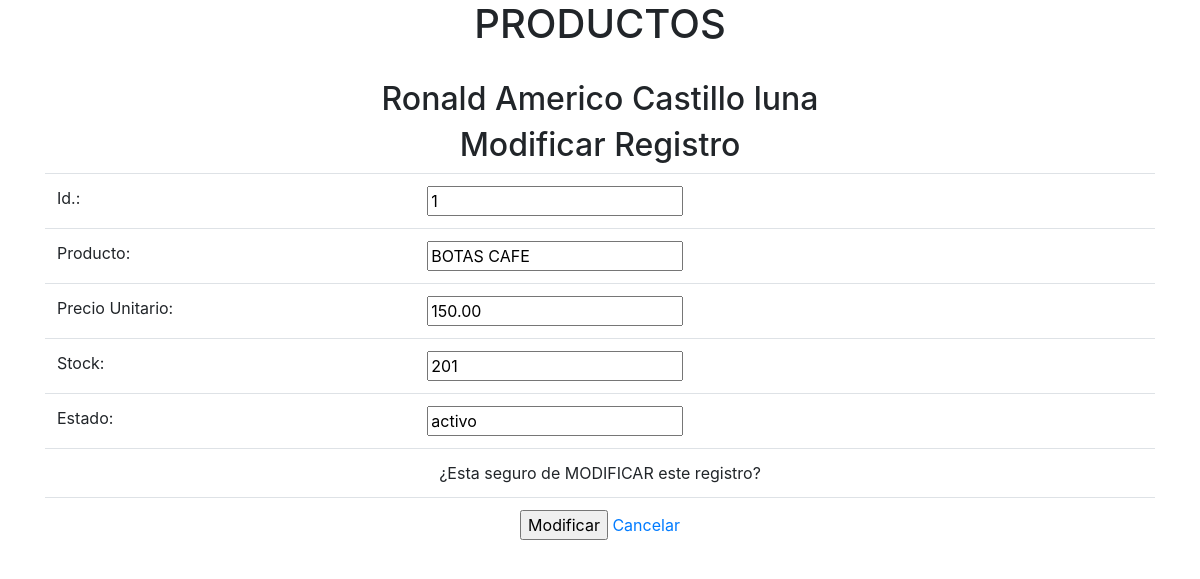
The page /editar.php?id_producto=1 on the database its author committed.
### tables this page shows
CREATE TABLE `producto` (
  `IdProducto` int(10) NOT NULL,
  `Producto` varchar(128) DEFAULT NULL,
  `PrecioUnitario` decimal(16,2) DEFAULT NULL,
  `StockMinimo` int(10) DEFAULT NULL,
  `IdEstadoProducto` enum('activo','inactivo') DEFAULT NULL
);

### editar.php (the view, shortened to what this page needs)
<?php
include("head.php");
    $con = Conectar();
  if(isset($_GET['id_producto'])) {
    $id = $_GET['id_producto'];
    $sq2 = "SELECT IdProducto, Producto, PrecioUnitario, StockMinimo, IdEstadoProducto FROM producto WHERE IdProducto = '$id' ";
  } else {
    $sql = "SELECT IdProducto,Producto,PrecioUnitario, StockMinimo, IdEstadoProducto FROM producto";
  }
  if ($resultado = mysqli_query($con, $sq2))
  {
    echo "<div align=\"center\"><h2>Modificar Registro</h2>";
    echo '<form method="POST" action="registraeditar.php" class="form">';
    echo '<TABLE class="table">';
    while ($registro = mysqli_fetch_array($resultado, MYSQLI_ASSOC))
    {
      echo "<TR>";
        echo "<TD>";
          echo "Id.: ";
        echo "</TD>";
        echo "<TD>";
          echo '<input type="name" name="id" value="' . $registro["IdProducto"] . '" readonly="true"/>';
        echo "</TD>";
      echo "</TR>";
      echo "<TR>";
        echo "<TD>";
          echo "Producto: ";
        echo "</TD>";
        echo "<TD>";
          echo '<input type="name" name="producto" value="' . $registro["Producto"] . '" autofocus/>';
        echo "</TD>";
      echo "</TR>";
      echo "<TR>";
        echo "<TD>";
          echo "Precio Unitario: ";
        echo "</TD>";
        echo "<TD>";
          echo '<input type="name" name="preciounitario" value="' . $registro["PrecioUnitario"] . '"/>';
        echo "</TD>";
      echo "</TR>";
      echo "<TR>";
        echo "<TD>";
          echo "Stock: ";
        echo "</TD>";
        echo "<TD>";
          echo '<input type="name" name="stock" value="' . $registro["StockMinimo"] . '"/>';
        echo "</TD>";
      echo "</TR>";
      echo "<TR>";
        echo "<TD>";
          echo "Estado: ";
        echo "</TD>";
        echo "<TD>";
          echo '<input type="name" name="estado" value="' . $registro["IdEstadoProducto"] . '"/>';
        echo "</TD>";
      echo "</TR>";
      echo "<TR>";
        echo '<TD align="center" colspan="2">';
          echo '¿Esta seguro de MODIFICAR este registro?';
        echo "</TD>";
      echo "</TR>";
      echo "<TR>";
        echo '<TD align="center" colspan="2">';
          echo '<input type="submit" name="submit" value="Modificar" /> ';
          echo '<A HREF="edicion.php">Cancelar</A>';
        echo "</TD>";
      echo "</TR>";
    }
  }
  echo "</TABLE>";
  include("foot.php");
?>

### rows shown on the page
producto: id "1", producto "BOTAS CAFE", preciounitario "150.00", stock "201", estado "activo"
